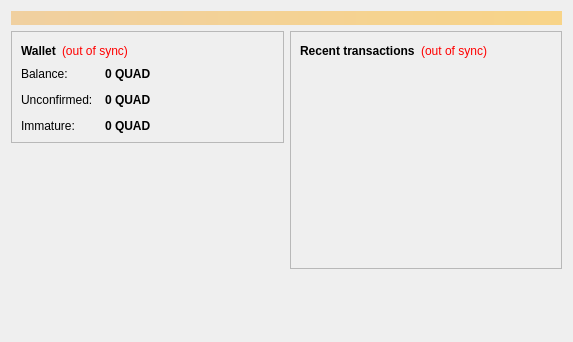
<?xml version="1.0" encoding="UTF-8"?>
<ui version="4.0">
 <class>OverviewPage</class>
 <widget class="QWidget" name="OverviewPage">
  <property name="geometry">
   <rect>
    <x>0</x>
    <y>0</y>
    <width>573</width>
    <height>342</height>
   </rect>
  </property>
  <property name="windowTitle">
   <string>Form</string>
  </property>
  <layout class="QVBoxLayout" name="topLayout">
   <item>
    <widget class="QLabel" name="labelAlerts">
     <property name="visible">
      <bool>false</bool>
     </property>
     <property name="styleSheet">
      <string notr="true">background-color: qlineargradient(x1: 0, y1: 0, x2: 1, y2: 0, stop:0 #F0D0A0, stop:1 #F8D488); color:#000000;</string>
     </property>
     <property name="wordWrap">
      <bool>true</bool>
     </property>
     <property name="margin">
      <number>3</number>
     </property>
    </widget>
   </item>
   <item>
    <layout class="QHBoxLayout" name="horizontalLayout" stretch="1,1">
     <item>
      <layout class="QVBoxLayout" name="verticalLayout_2">
       <item>
        <widget class="QFrame" name="frame">
         <property name="frameShape">
          <enum>QFrame::StyledPanel</enum>
         </property>
         <property name="frameShadow">
          <enum>QFrame::Raised</enum>
         </property>
         <layout class="QVBoxLayout" name="verticalLayout_4">
          <item>
           <layout class="QHBoxLayout" name="horizontalLayout_4">
            <item>
             <widget class="QLabel" name="label_5">
              <property name="font">
               <font>
                <weight>75</weight>
                <bold>true</bold>
               </font>
              </property>
              <property name="text">
               <string>Wallet</string>
              </property>
             </widget>
            </item>
            <item>
             <widget class="QLabel" name="labelWalletStatus">
              <property name="toolTip">
               <string>The displayed information may be out of date. Your wallet automatically synchronizes with the Quadrivae network after a connection is established, but this process has not completed yet.</string>
              </property>
              <property name="styleSheet">
               <string notr="true">QLabel { color: red; }</string>
              </property>
              <property name="text">
               <string notr="true">(out of sync)</string>
              </property>
              <property name="alignment">
               <set>Qt::AlignLeading|Qt::AlignLeft|Qt::AlignVCenter</set>
              </property>
             </widget>
            </item>
            <item>
             <spacer name="horizontalSpacer_2">
              <property name="orientation">
               <enum>Qt::Horizontal</enum>
              </property>
              <property name="sizeHint" stdset="0">
               <size>
                <width>40</width>
                <height>20</height>
               </size>
              </property>
             </spacer>
            </item>
           </layout>
          </item>
          <item>
           <layout class="QFormLayout" name="formLayout_2">
            <property name="fieldGrowthPolicy">
             <enum>QFormLayout::AllNonFixedFieldsGrow</enum>
            </property>
            <property name="horizontalSpacing">
             <number>12</number>
            </property>
            <property name="verticalSpacing">
             <number>12</number>
            </property>
            <item row="0" column="0">
             <widget class="QLabel" name="label">
              <property name="text">
               <string>Balance:</string>
              </property>
             </widget>
            </item>
            <item row="0" column="1">
             <widget class="QLabel" name="labelBalance">
              <property name="font">
               <font>
                <weight>75</weight>
                <bold>true</bold>
               </font>
              </property>
              <property name="cursor">
               <cursorShape>IBeamCursor</cursorShape>
              </property>
              <property name="toolTip">
               <string>Your current balance</string>
              </property>
              <property name="text">
               <string notr="true">0 QUAD</string>
              </property>
              <property name="textInteractionFlags">
               <set>Qt::LinksAccessibleByMouse|Qt::TextSelectableByKeyboard|Qt::TextSelectableByMouse</set>
              </property>
             </widget>
            </item>
            <item row="1" column="0">
             <widget class="QLabel" name="label_3">
              <property name="text">
               <string>Unconfirmed:</string>
              </property>
             </widget>
            </item>
            <item row="1" column="1">
             <widget class="QLabel" name="labelUnconfirmed">
              <property name="font">
               <font>
                <weight>75</weight>
                <bold>true</bold>
               </font>
              </property>
              <property name="cursor">
               <cursorShape>IBeamCursor</cursorShape>
              </property>
              <property name="toolTip">
               <string>Total of transactions that have yet to be confirmed, and do not yet count toward the current balance</string>
              </property>
              <property name="text">
               <string notr="true">0 QUAD</string>
              </property>
              <property name="textInteractionFlags">
               <set>Qt::LinksAccessibleByMouse|Qt::TextSelectableByKeyboard|Qt::TextSelectableByMouse</set>
              </property>
             </widget>
            </item>
            <item row="2" column="0">
             <widget class="QLabel" name="labelImmatureText">
              <property name="text">
               <string>Immature:</string>
              </property>
             </widget>
            </item>
            <item row="2" column="1">
             <widget class="QLabel" name="labelImmature">
              <property name="font">
               <font>
                <weight>75</weight>
                <bold>true</bold>
               </font>
              </property>
              <property name="toolTip">
               <string>Mined balance that has not yet matured</string>
              </property>
              <property name="text">
               <string notr="true">0 QUAD</string>
              </property>
              <property name="textInteractionFlags">
               <set>Qt::LinksAccessibleByMouse|Qt::TextSelectableByKeyboard|Qt::TextSelectableByMouse</set>
              </property>
             </widget>
            </item>
           </layout>
          </item>
         </layout>
        </widget>
       </item>
       <item>
        <spacer name="verticalSpacer">
         <property name="orientation">
          <enum>Qt::Vertical</enum>
         </property>
         <property name="sizeHint" stdset="0">
          <size>
           <width>20</width>
           <height>40</height>
          </size>
         </property>
        </spacer>
       </item>
      </layout>
     </item>
     <item>
      <layout class="QVBoxLayout" name="verticalLayout_3">
       <item>
        <widget class="QFrame" name="frame_2">
         <property name="frameShape">
          <enum>QFrame::StyledPanel</enum>
         </property>
         <property name="frameShadow">
          <enum>QFrame::Raised</enum>
         </property>
         <layout class="QVBoxLayout" name="verticalLayout">
          <item>
           <layout class="QHBoxLayout" name="horizontalLayout_2">
            <item>
             <widget class="QLabel" name="label_4">
              <property name="text">
               <string>&lt;b&gt;Recent transactions&lt;/b&gt;</string>
              </property>
             </widget>
            </item>
            <item>
             <widget class="QLabel" name="labelTransactionsStatus">
              <property name="toolTip">
               <string>The displayed information may be out of date. Your wallet automatically synchronizes with the Quadrivae network after a connection is established, but this process has not completed yet.</string>
              </property>
              <property name="styleSheet">
               <string notr="true">QLabel { color: red; }</string>
              </property>
              <property name="text">
               <string notr="true">(out of sync)</string>
              </property>
              <property name="alignment">
               <set>Qt::AlignRight|Qt::AlignTrailing|Qt::AlignVCenter</set>
              </property>
             </widget>
            </item>
            <item>
             <spacer name="horizontalSpacer">
              <property name="orientation">
               <enum>Qt::Horizontal</enum>
              </property>
              <property name="sizeHint" stdset="0">
               <size>
                <width>40</width>
                <height>20</height>
               </size>
              </property>
             </spacer>
            </item>
           </layout>
          </item>
          <item>
           <widget class="QListView" name="listTransactions">
            <property name="styleSheet">
             <string notr="true">QListView { background: transparent; }</string>
            </property>
            <property name="frameShape">
             <enum>QFrame::NoFrame</enum>
            </property>
            <property name="verticalScrollBarPolicy">
             <enum>Qt::ScrollBarAlwaysOff</enum>
            </property>
            <property name="horizontalScrollBarPolicy">
             <enum>Qt::ScrollBarAlwaysOff</enum>
            </property>
            <property name="selectionMode">
             <enum>QAbstractItemView::NoSelection</enum>
            </property>
           </widget>
          </item>
         </layout>
        </widget>
       </item>
       <item>
        <spacer name="verticalSpacer_2">
         <property name="orientation">
          <enum>Qt::Vertical</enum>
         </property>
         <property name="sizeHint" stdset="0">
          <size>
           <width>20</width>
           <height>40</height>
          </size>
         </property>
        </spacer>
       </item>
      </layout>
     </item>
    </layout>
   </item>
  </layout>
 </widget>
 <resources/>
 <connections/>
</ui>
